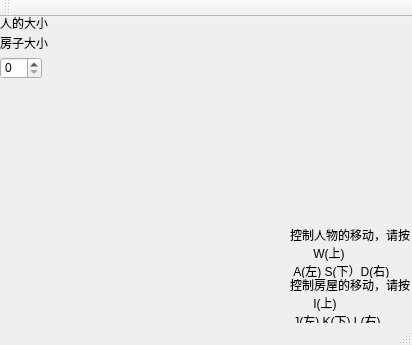
<?xml version="1.0" encoding="UTF-8"?>
<ui version="4.0">
 <class>MainWindow</class>
 <widget class="QMainWindow" name="MainWindow">
  <property name="geometry">
   <rect>
    <x>0</x>
    <y>0</y>
    <width>412</width>
    <height>345</height>
   </rect>
  </property>
  <property name="windowTitle">
   <string>MainWindow</string>
  </property>
  <widget class="QWidget" name="centralWidget">
   <widget class="QLabel" name="label">
    <property name="geometry">
     <rect>
      <x>0</x>
      <y>0</y>
      <width>54</width>
      <height>12</height>
     </rect>
    </property>
    <property name="text">
     <string>人的大小</string>
    </property>
   </widget>
   <widget class="QLabel" name="label_2">
    <property name="geometry">
     <rect>
      <x>0</x>
      <y>20</y>
      <width>54</width>
      <height>12</height>
     </rect>
    </property>
    <property name="text">
     <string>房子大小</string>
    </property>
   </widget>
   <widget class="QLabel" name="label_4">
    <property name="geometry">
     <rect>
      <x>290</x>
      <y>210</y>
      <width>121</width>
      <height>51</height>
     </rect>
    </property>
    <property name="text">
     <string>控制人物的移动，请按       
       W(上)
 A(左) S(下）D(右)</string>
    </property>
   </widget>
   <widget class="QLabel" name="label_3">
    <property name="geometry">
     <rect>
      <x>290</x>
      <y>260</y>
      <width>121</width>
      <height>51</height>
     </rect>
    </property>
    <property name="text">
     <string>控制房屋的移动，请按       
       I(上)
 J(左) K(下) L(右)</string>
    </property>
   </widget>
   <widget class="QSpinBox" name="spinBox">
    <property name="geometry">
     <rect>
      <x>0</x>
      <y>40</y>
      <width>42</width>
      <height>22</height>
     </rect>
    </property>
   </widget>
  </widget>
  <widget class="QMenuBar" name="menuBar">
   <property name="geometry">
    <rect>
     <x>0</x>
     <y>0</y>
     <width>412</width>
     <height>23</height>
    </rect>
   </property>
  </widget>
  <widget class="QToolBar" name="mainToolBar">
   <attribute name="toolBarArea">
    <enum>TopToolBarArea</enum>
   </attribute>
   <attribute name="toolBarBreak">
    <bool>false</bool>
   </attribute>
  </widget>
  <widget class="QStatusBar" name="statusBar"/>
 </widget>
 <layoutdefault spacing="6" margin="11"/>
 <resources/>
 <connections/>
</ui>
